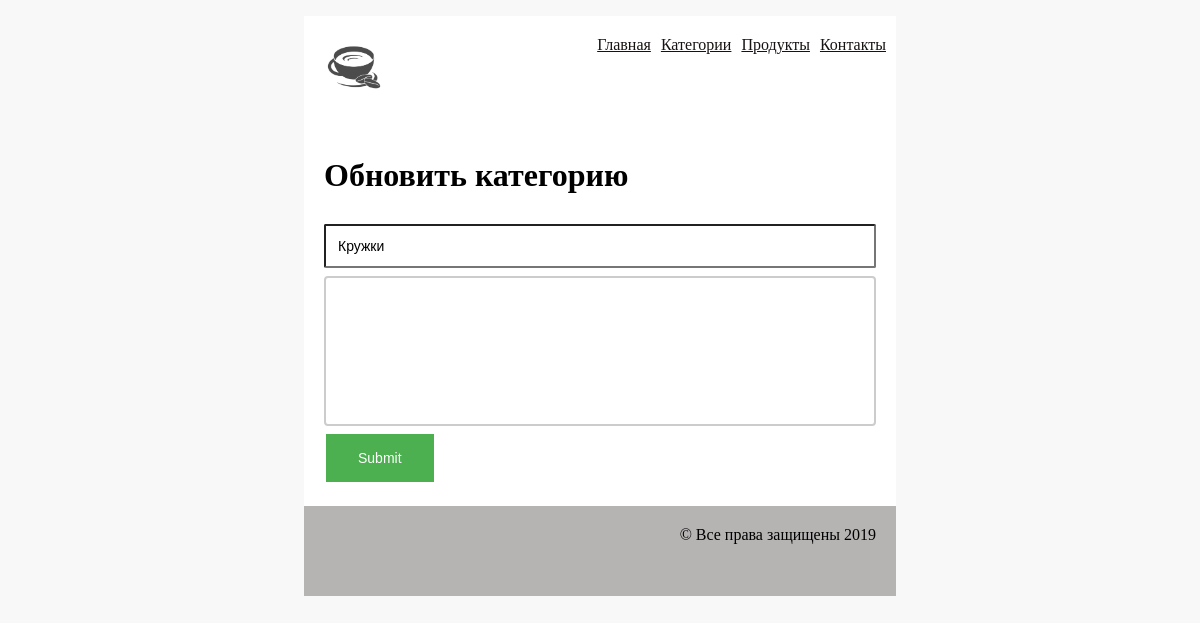
The page /category/1/update/ on the database as committed earlier.
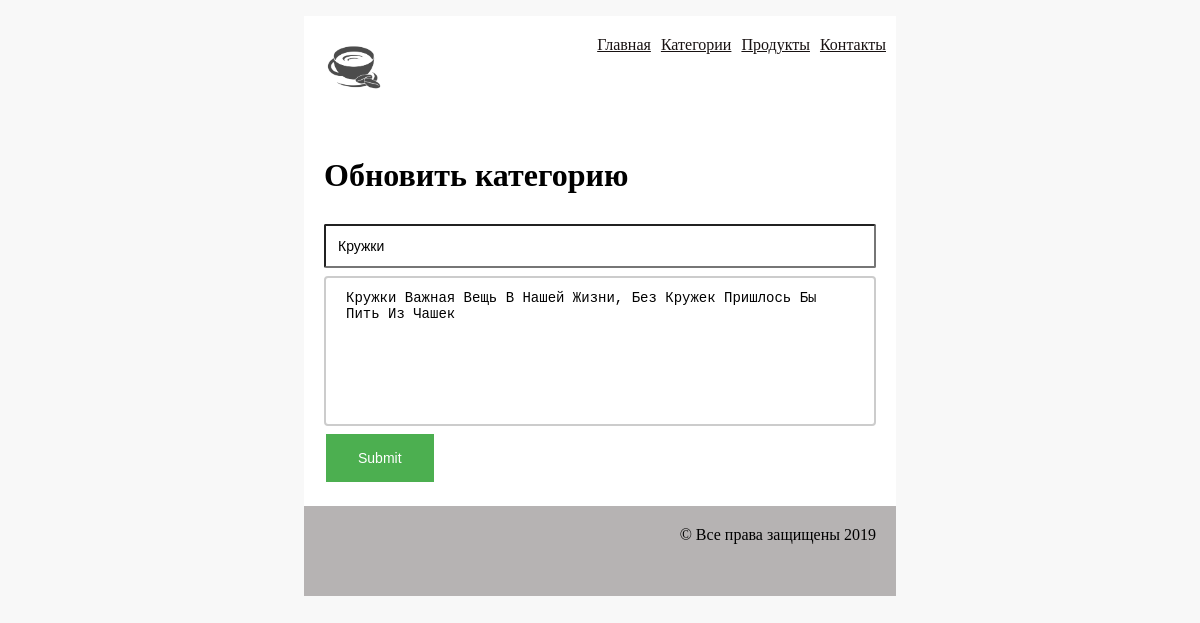
The same page on the database as committed later.
### products/models/ProductCategory.py (models this page shows, shortened)
class ProductCategory(models.Model):
    name = models.CharField(verbose_name='имя продукта', max_length=128, unique=True)
    description = models.TextField(verbose_name='описание продукта', blank=True)

### products/views/category.py (the view)
class CategoryUpdate (UpdateView):
    model = ProductCategory
    template_name = 'category/update.html'
    fields = ['name','description']
    success_url = reverse_lazy('category:list')

### products/templates/category/update.html
{% extends "mainapp/base.html" %}
{% load staticfiles %}
{% block content %}
<div class='content'>
    <h1>Обновить категорию</h1>
    {% include "components/form.html" %}
</div>
{% endblock content %}

### mainapp/templates/components/form.html (shortened to what this page needs)
<form method="POST" enctype="multipart/form-data">
    {% for field in form %}
    <div>
        {{ field }}
    </div>
    {% endfor %}
    <input type="submit">
</form>

Rows that differ between the two databases and show on the page:
changed ProductCategory "Кружки": description (not shown) → "Кружки важная вещь в нашей жизни, без кружек пришлось бы пить из чашек"
